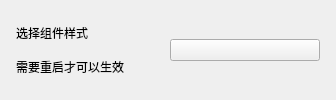
          <widget class="CardWidget" name="CardWidget_18">
           <property name="minimumSize">
            <size>
             <width>0</width>
             <height>70</height>
            </size>
           </property>
           <layout class="QHBoxLayout" name="horizontalLayout_30">
            <property name="leftMargin">
             <number>16</number>
            </property>
            <property name="topMargin">
             <number>16</number>
            </property>
            <property name="rightMargin">
             <number>16</number>
            </property>
            <property name="bottomMargin">
             <number>16</number>
            </property>
            <item>
             <layout class="QVBoxLayout" name="verticalLayout_20">
              <property name="spacing">
               <number>0</number>
              </property>
              <item>
               <widget class="StrongBodyLabel" name="CW6_label_11">
                <property name="sizePolicy">
                 <sizepolicy hsizetype="Expanding" vsizetype="Preferred">
                  <horstretch>0</horstretch>
                  <verstretch>0</verstretch>
                 </sizepolicy>
                </property>
                <property name="text">
                 <string>选择组件样式</string>
                </property>
               </widget>
              </item>
              <item>
               <widget class="CaptionLabel" name="CW6_label_12">
                <property name="text">
                 <string>需要重启才可以生效</string>
                </property>
                <property name="wordWrap">
                 <bool>true</bool>
                </property>
                <property name="lightColor" stdset="0">
                 <color alpha="150">
                  <red>0</red>
                  <green>0</green>
                  <blue>0</blue>
                 </color>
                </property>
                <property name="darkColor" stdset="0">
                 <color alpha="200">
                  <red>255</red>
                  <green>255</green>
                  <blue>255</blue>
                 </color>
                </property>
               </widget>
              </item>
             </layout>
            </item>
            <item>
             <spacer name="horizontalSpacer_4">
              <property name="orientation">
               <enum>Qt::Horizontal</enum>
              </property>
              <property name="sizeHint" stdset="0">
               <size>
                <width>40</width>
                <height>20</height>
               </size>
              </property>
             </spacer>
            </item>
            <item>
             <widget class="ComboBox" name="dp_choose_box">
              <property name="minimumSize">
               <size>
                <width>150</width>
                <height>0</height>
               </size>
              </property>
             </widget>
            </item>
           </layout>
          </widget>
